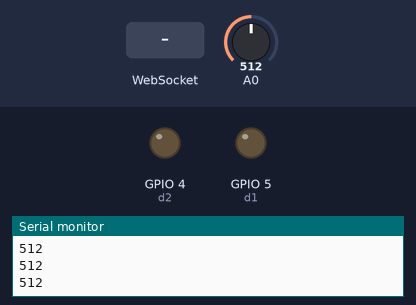
Simulated run of this sketch. Board: ESP8266 (NodeMCU). Shown: output pins drawn as LEDs (lit = HIGH), the last lines printed to the serial monitor. The inputs (shaded band) are chosen by the test bench; at power-on: A0 = 512. Pins used as bus, display or sensor lines are not drawn.

Above: at 1.2 s.
1.3 s: WebSocket text "K1" received
At 2.0 s:
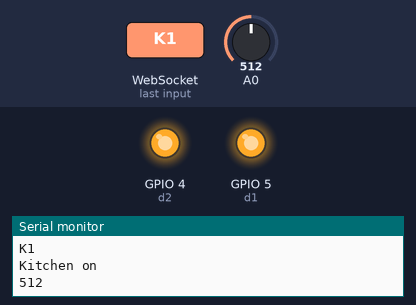
2.8 s: WebSocket text "T1" received
At 3.1 s:
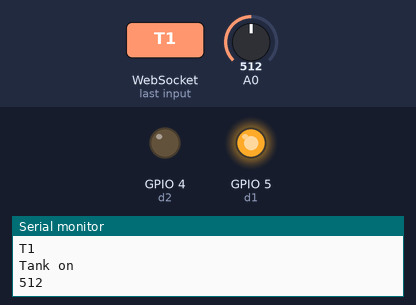
4.3 s: WebSocket text "W" received
5.8 s: WebSocket text "K1" received
At 7.9 s:
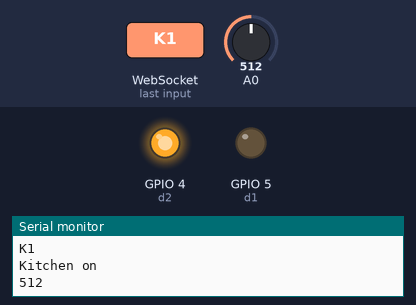
8.8 s: A0 set to 784
10.3 s: A0 set to 815
At 11.5 s:
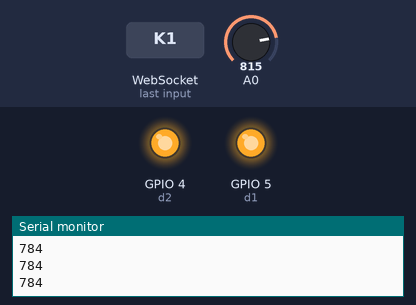
Timing chart, 0 to 13.0 s (numbered marks = the images above; inputs shaded):
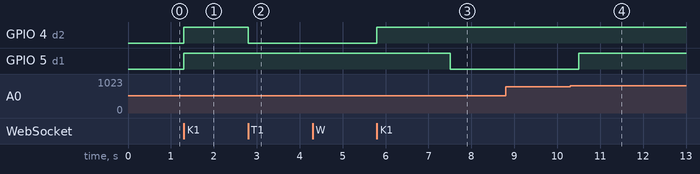

The sketch:

WebSocketASServerESP.ino
```cpp
//reference
//https://randomnerdtutorials.com/esp8266-nodemcu-websocket-server-arduino/


#include <ESP8266WiFi.h>
#include <ESPAsyncTCP.h>
#include <ESPAsyncWebServer.h>
const int d1 = 5; // motor
const int d2 = 4; // sw2 kitchen //NC
const int d5 = 14; //sw1 tank //NO
const int d6=12; //timer lights//12
boolean isWatered=false;
int numberOfClients=0;
String latestCommand="";
String lightsCommand="";
int moisture_Pin= 0; // Soil Moisture Sensor input at Analog PIN A0
int moisture_value= 0;
AsyncWebServer server(80);
AsyncWebSocket ws("/");
void onEvent(AsyncWebSocket *server, AsyncWebSocketClient *client, AwsEventType type,
             void *arg, uint8_t *data, size_t len) {
              if(type==WS_EVT_DATA)
              {
      String s="";
      for (int i = 0; i < len; ++i)
      {
      s=s+String(static_cast<char>(data[i]));
      }
      Serial.println(s);
      if(s=="K1")
      {
        latestCommand=s;
        Serial.println("Kitchen on");
         digitalWrite(d2, HIGH);
         digitalWrite(d5, HIGH);
         digitalWrite(d1, HIGH);
         ws.textAll(s);
      }
      else if(s=="W")
      {
             isWatered=true;
        digitalWrite(d1, HIGH);
      }
      else if(s=="K0")
      {
        latestCommand=s;
          Serial.println("Kitchen off");
       digitalWrite(d5, LOW);
         digitalWrite(d2, LOW);
         digitalWrite(d1, LOW);
         ws.textAll(s);
      }
      else if(s=="L1")
      {
        lightsCommand=s;
          Serial.println("Lights on");
       digitalWrite(d6, HIGH);
         ws.textAll(s);
      }
      else if(s=="L0")
      {
      lightsCommand=s;
          Serial.println("Lights off");
       digitalWrite(d6, LOW);
         ws.textAll(s);
      }

        else if(s=="T1")
      {
        latestCommand=s;
        Serial.println("Tank on");
       digitalWrite(d5, LOW); //tank
        digitalWrite(d2, LOW); //kitchen
         digitalWrite(d1, HIGH);  //motor
           ws.textAll(s);
      }
      else if(s=="T0")
      {
        latestCommand=s;
        Serial.println("Tank off");
       digitalWrite(d5, LOW); //tank
        digitalWrite(d2, LOW); //kitchen
         digitalWrite(d1, LOW);  //motor
        ws.textAll(s);
      }
              }
               switch (type) {
    case WS_EVT_CONNECT:
      client->text(latestCommand);
      Serial.printf("WebSocket client #%u connected from %s\n", client->id(), client->remoteIP().toString().c_str());
      numberOfClients=numberOfClients+1;
      client->text(lightsCommand);
      Serial.println("Number of clients "+String(numberOfClients));
      ws.textAll("N"+String(numberOfClients));
      break;
    case WS_EVT_DISCONNECT:
      Serial.printf("WebSocket client #%u disconnected\n", client->id());
      numberOfClients=numberOfClients-1;
      Serial.println("Number of clients "+String(numberOfClients));
      ws.textAll("N"+String(numberOfClients));
      break;
    case WS_EVT_DATA:
      break;
    case WS_EVT_PONG:
      break;
    case WS_EVT_ERROR:
      Serial.printf("WebSocket ERROR");
      break;
  }
             }

       void initWebSocket() {
        ws.cleanupClients();
  ws.onEvent(onEvent);
  server.addHandler(&ws);
}
void setup()
{
  pinMode(d1, OUTPUT);
  digitalWrite(d1, LOW);
   pinMode(d2, OUTPUT);
  digitalWrite(d2, LOW);
   pinMode(d5, OUTPUT);
  digitalWrite(d5, LOW);
   pinMode(d6, OUTPUT);
  digitalWrite(d6, LOW);
  Serial.begin(115200);
  Serial.println();
  Serial.print("Setting soft-AP ... ");
  Serial.println(WiFi.softAP("ESP_BHANU", "bhanu1234") ? "Ready" : "Failed!");
  IPAddress myIP = WiFi.softAPIP();
  Serial.print("AP IP address: ");
  Serial.println(myIP);
  initWebSocket();
  server.begin();
}


void loop()
{


//< 500 is too wet
//500-750 is the target range
//> 750 is dry enough to be watered

  if(isWatered)
  {
    delay(3000);
    digitalWrite(d1, LOW);
         isWatered=false;
         ws.textAll("W0");
  }
       moisture_value= analogRead(moisture_Pin);

    if(moisture_value<500){
        isWatered=false;
    }
    if(moisture_value>800&&!isWatered)
    {
      isWatered=true;
       digitalWrite(d1, HIGH);
       delay(3000);
        digitalWrite(d1, LOW);
    }

     ws.textAll("W"+String(moisture_value));
       Serial.println(moisture_value);
  delay(500);
}
```

Measured:
- the behaviour switches between 800 and 801 on A0 (found by bisection; images 3 and 4)
- after the input at 1.3 s, GPIO 4 (d2), GPIO 5 (d1): LOW → HIGH at once
- after the input at 2.8 s, GPIO 4 (d2): HIGH → LOW at once
- after the input at 5.8 s, GPIO 4 (d2): LOW → HIGH at once
- after the input at 10.3 s, GPIO 5 (d1): LOW → HIGH after 0.20 s
